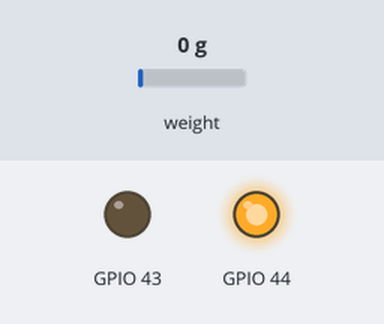
Bench run of a sketch on a simulated ESP32. On the bench: output pins drawn as LEDs (lit = HIGH). The inputs (shaded band) are chosen by the test bench; at power-on: weight on the scale 0 g. WiFi joins after 1.5 s; servers stay silent unless stated; the local clock reads 2024-03-15 10:24:30 at power-on unless the sketch sets it; random numbers use the default seed unless the sketch sets one; no MQTT or app messages arrive unless stated. At 2.8 s the program puts the board to deep sleep or switches it off; the recording ends there.

Above: at 0.1 s.
At 1.8 s:
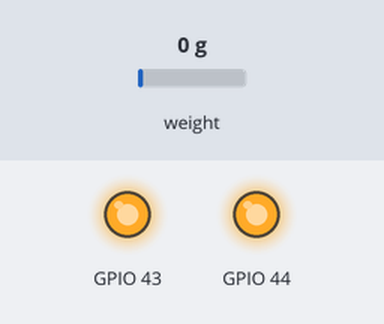
Timing chart, 0 to 2.8 s (numbered marks = the images above):
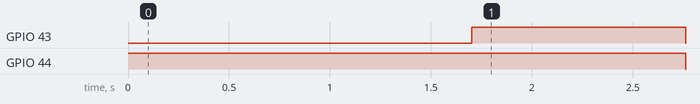

The sketch:

iot_scale.ino
```cpp
#include "soc/rtc_cntl_reg.h"
#include "soc/rtc.h"
#include "driver/rtc_io.h"

#include <WiFi.h>
#include <PubSubClient.h>

#include "HX711.h"

#include <time.h>
#include <RTClib.h>

#define debug false

RTC_DS3231 rtc;

HX711 scale;

unsigned long lastMsg = 0;
#define MSG_BUFFER_SIZE (50)
char msg[MSG_BUFFER_SIZE];
int value = 0;

// load cell
// const int LOADCELL_DOUT_PIN = 25;
// const int LOADCELL_SCK_PIN = 26;
const int LOADCELL_DOUT_PIN = 3;
const int LOADCELL_SCK_PIN = 4;

// NTP
const char *NTP_SERVER = "ch.pool.ntp.org";
const char *TZ_INFO = "CET-1CEST-2,M3.5.0/02:00:00,M10.5.0/03:00:00";
tm timeinfo;
time_t now;

// WiFi
const char *ssid = "";
const char *password = "";

// MQTT Broker
const char *mqtt_broker = "";
const char *topic = "tp1267";
// const char *mqtt_username = "";
// const char *mqtt_password = "";
const int mqtt_port = 1883;

WiFiClient espClient;
PubSubClient client(espClient);


void setup() {
  // Set software serial baud to 115200;
  pinMode(GPIO_NUM_44, OUTPUT);
  digitalWrite(GPIO_NUM_44, HIGH);
  delay(200);
  if (debug) {
    Serial.begin(115200);
  }
  // Connecting to a WiFi network
  WiFi.begin(ssid, password);
  while (WiFi.status() != WL_CONNECTED) {
    delay(500);
    if (debug) {
      Serial.println("Connecting to WiFi..");
    }
  }
  pinMode(GPIO_NUM_43, OUTPUT);
  digitalWrite(GPIO_NUM_43, HIGH);


  // pinMode(GPIO_NUM_2, INPUT_PULLUP);
  // rtc_gpio_pullup_en(GPIO_NUM_2);

  //gpio_num_t pin = (gpio_num_t)PIN_DISABLE_5V;
  // rtc_gpio_set_direction(GPIO_NUM_2, RTC_GPIO_MODE_INPUT);
  // set the pin as pull-up
  // esp_sleep_pd_config(ESP_PD_DOMAIN_RTC_PERIPH, ESP_PD_OPTION_ON);

  esp_sleep_enable_ext0_wakeup(GPIO_NUM_2, 0);
  rtc_gpio_pulldown_dis(GPIO_NUM_2);
  rtc_gpio_pullup_en(GPIO_NUM_2);

  // rtc_gpio_hold_dis(GPIO_NUM_4);


  scale.begin(LOADCELL_DOUT_PIN, LOADCELL_SCK_PIN);
  scale.set_scale(-100.29);
  scale.set_offset(121562);
  if (debug) {
    Serial.println("Connected to the Wi-Fi network");
  }
  //connecting to a mqtt broker
  client.setServer(mqtt_broker, mqtt_port);
  // client.setCallback(callback);
  while (!client.connected()) {
    String client_id = "esp32-client-";
    client_id += String(WiFi.macAddress());
    if (debug) {
      Serial.printf("The client %s connects to the public MQTT broker\n", client_id.c_str());
    }
    if (client.connect(client_id.c_str())) {
      if (debug) {
        Serial.println("Public EMQX MQTT broker connected");
      }
    } else {
      if (debug) {
        Serial.print("failed with state ");
        Serial.print(client.state());
      }
      //delay(2000);
      sleep();
    }
  }
  configTime(0, 0, NTP_SERVER);
  setenv("TZ", TZ_INFO, 1);
  if (getNTPtime(10)) {  // wait up to 10sec to sync
  } else {
    if (debug) {
      Serial.println("Time not set");
    }
    // sleep();
    // ESP.restart();
  }

  if (!rtc.begin()) {
    if (debug) {
      Serial.println("Couldn't find RTC");
      Serial.flush();
    }
    //abort();
    sleep();
  }
  rtc.disable32K();                 //we don't need the 32K Pin, so disable it
  rtc.writeSqwPinMode(DS3231_OFF);  // stop oscillating signals at SQW Pin, otherwise setAlarm1 will fail
  rtc.clearAlarm(1);                // set alarm 1, 2 flag to false (so alarm 1, 2 didn't happen so far)
  rtc.clearAlarm(2);
  rtc.disableAlarm(2);
  rtc.adjust(DateTime(uint32_t(now + 7203)));
}

bool getNTPtime(int sec) {

  {
    uint32_t start = millis();
    do {
      time(&now);
      localtime_r(&now, &timeinfo);
      if (debug) {
        Serial.print(".");
      }
      delay(10);
    } while (((millis() - start) <= (1000 * sec)) && (timeinfo.tm_year < (2016 - 1900)));
    if (timeinfo.tm_year <= (2016 - 1900)) return false;  // the NTP call was not successful
    if (debug) {
      Serial.print("now ");
      Serial.println(now);
    }
    char time_output[30];
    strftime(time_output, 30, "%a  %d-%m-%y %T", localtime(&now));
    if (debug) {
      Serial.println(time_output);
      Serial.println();
    }
  }
  return true;
}

void reconnect() {
  // Loop until we're reconnected
  while (!client.connected()) {
    if (debug) {
      Serial.print("Attempting MQTT connection...");
    }
    // Create a random client ID
    String clientId = "scale-";
    clientId += String(random(0xffff), HEX);
    // Attempt to connect
    if (client.connect(clientId.c_str())) {
      if (debug) {
        Serial.println("connected");
      }
    } else {
      if (debug) {
        Serial.print("failed, rc=");
        Serial.print(client.state());
        Serial.println(" try again in 5 seconds");
      }
      sleep();
    }
  }
}

void sleep() {
  digitalWrite(GPIO_NUM_44, LOW);
  digitalWrite(GPIO_NUM_43, LOW);
  if (debug) {
    Serial.println("Going to sleep now");
    Serial.flush();
  }
  WiFi.mode(WIFI_OFF);  // important for low deepsleep current
  btStop();

  esp_deep_sleep_start();
}

void loop() {

  if (!client.connected()) {
    reconnect();
  }
  client.loop();

  if (scale.is_ready()) {
    //long reading = scale.read();
    long reading = scale.get_units(10);
    snprintf(msg, MSG_BUFFER_SIZE, "xvxvxvxvxvvvvvx");
    if (debug) {
      Serial.print("HX711 reading: ");
      Serial.println(reading);
      Serial.print("Publish message: ");
      Serial.println(String(reading));
    }
    client.publish("tp1267", String(reading).c_str());
    // scale.power_down();
    // rtc_gpio_hold_en(GPIO_NUM_4);
    // client.publish("tp1267", msg);
  }

  //if (!rtc.setAlarm1(DateTime(2024, 11, 15, 15, 0, 0), DS3231_A1_Minute))  // trigger alarm every hour
  if (!rtc.setAlarm1(DateTime(2024, 11, 15, 15, 0, 0), DS3231_A1_Second))  // trigger alarm every minute
                                                                           /**
  if (!rtc.setAlarm1(
        rtc.now() + TimeSpan(10),   // schedule an alarm 10 seconds in the future
        DS3231_A1_Second            // this mode triggers the alarm when the seconds match
      ))
      **/
  {

    if (debug) {
      Serial.println("Error, alarm wasn't set!");
    }
  } else {
    if (debug) {
      Serial.println("Alarm will happen every minute!");
    }
  }

  sleep();
}
```

Measured:
- by itself, GPIO 43, GPIO 44: HIGH → LOW at 2.8 s
